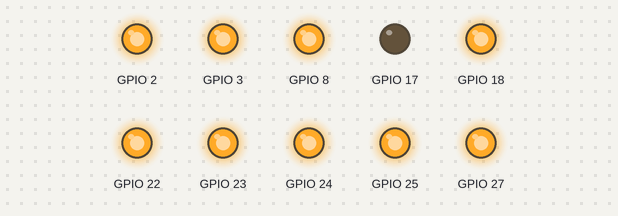
Recording of a program running on a simulated Raspberry Pi (BCM pin numbers). Parts: output pins drawn as LEDs (lit = HIGH). Parts the program declares active-low are drawn by pin level, so they are really on while drawn off; what the program prints to the terminal is not drawn.

Above: at 2.1 s.
At 3.35 s:
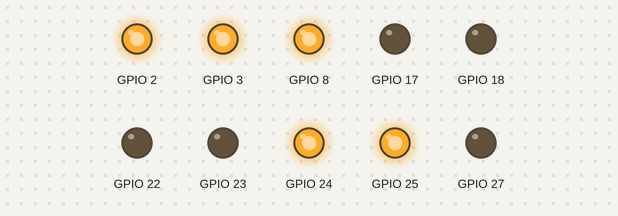
At 4.55 s:
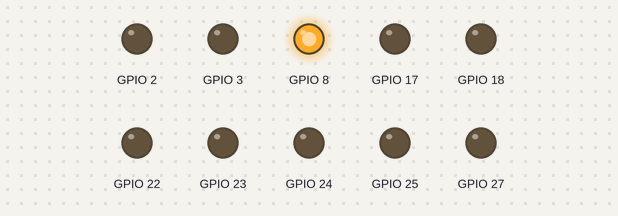
At 6.95 s:
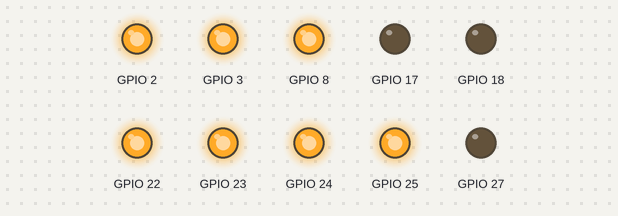
At 11.75 s:
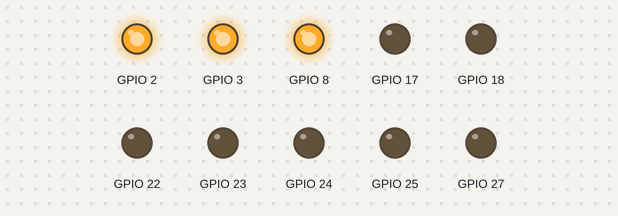
At 21.75 s:
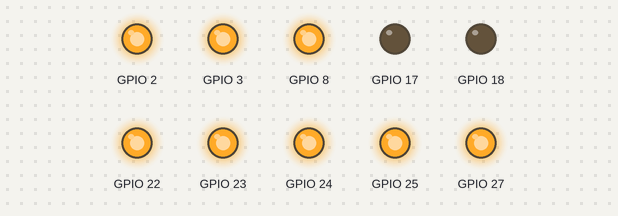
Timing chart, 0 to 22.2 s (numbered marks = the images above):
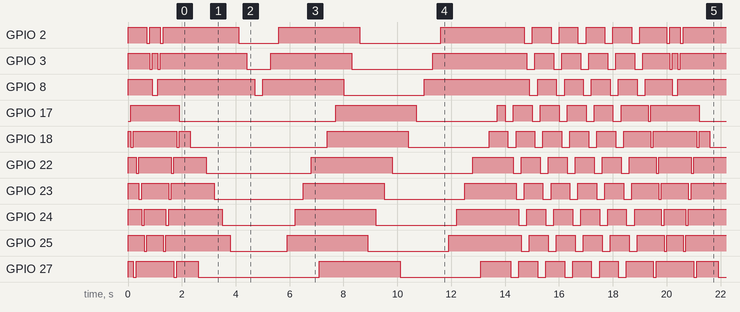

Measured:
- by itself, GPIO 17: LOW → HIGH at 0.10 s, → LOW 1.8 s later, → HIGH 5.8 s later, → LOW 3.0 s later, … (33 changes in this stretch)
- by itself, GPIO 8: repeats every 19.3 s: HIGH 3.6 s, LOW 0.30 s, HIGH 3.0 s, LOW 3.0 s, HIGH 3.9 s, 4 × (LOW 0.30 s, HIGH 0.70 s), LOW 0.30 s, HIGH 1.0 s, LOW 0.20 s
- by itself, GPIO 18: repeats every 19.3 s: HIGH 1.6 s, LOW 0.10 s, HIGH 0.40 s, LOW 5.1 s, HIGH 3.0 s, LOW 3.0 s, 5 × (HIGH 0.70 s, LOW 0.30 s), HIGH 1.0 s, LOW 0.10 s

The program:

Lightwater.py
```python
# Waterfall looking light display


from gpiozero import LEDBoard
from time import sleep
from signal import pause

print("Program is starting..")

ledPins = ["J8:11", "J8:12", "J8:13", "J8:15", "J8:16", "J8:18", "J8:22", "J8:3", "J8:5", "J8:24"]

leds = LEDBoard(*ledPins, active_high=False)

while True:
    for i in range(2):
        for index in range(0,len(ledPins),1):
            leds.on(index)
            sleep(0.1)
            leds.off(index)
        for index in range(len(ledPins)-1, -1, -1):
            leds.on(index)
            sleep(0.1)
            leds.off(index)

        for index in range(0,len(ledPins),1):
            leds.on(index)
            sleep(0.3)
        for index in range(len(ledPins)-1, -1, -1):
            leds.off(index)
            sleep(0.3)

        for index in range(len(ledPins)-1, -1, -1):
            leds.on(index)
            sleep(0.3)
        for index in range(len(ledPins)-1, -1, -1):
            leds.off(index)
            sleep(0.3)

        tail = -2
        for i in range(5):
            for index in range(0, len(ledPins), 1):
                leds.on(index)
                leds.off(tail)
                tail=index-2
                sleep(0.1)

        leds.off(tail)
        sleep(0.1)
        leds.off(tail+1)
        sleep(0.1)
        leds.off(tail+2)
        sleep(0.1)
```
